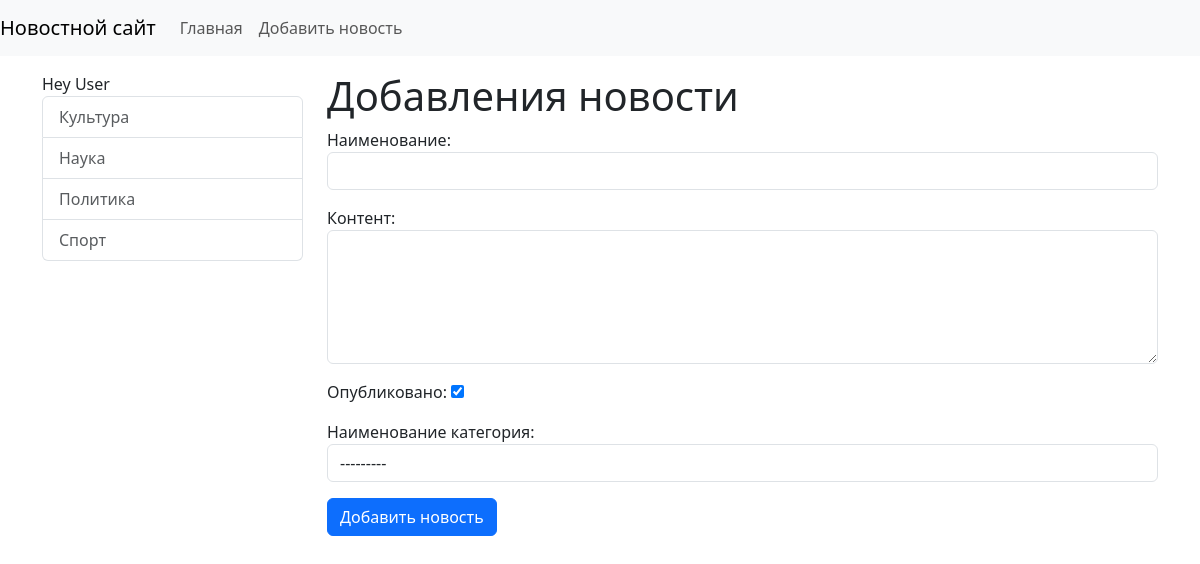
The app's page /news/add-news/ with its own data.
### news/models.py (models this page shows)
class Category(models.Model):
    title = models.CharField(max_length=150, db_index=True, verbose_name='Наименование категории')
    def get_absolute_url(self):
        return reverse('category', kwargs={'category_id': self.pk})
    def __str__(self):
        return self.title
    class Meta:
        verbose_name = 'Категория'
        verbose_name_plural = 'Категории'
        ordering = ['title']

### news/views.py (the view)
# urls.py: path('news/add-news/', CreateNews.as_view(), name='add_news'),
class CreateNews(CreateView):
    form_class = NewsForm
    template_name = 'news/add_news.html'
    success_url = reverse_lazy('home')

### news/forms.py (shortened to what this page needs)
class NewsForm(forms.ModelForm):
    class Meta:
        model = News
        fields = ['title', 'content', 'is_published', 'category']
        widgets = {
            'title': forms.TextInput(attrs={'class': 'form-control'}),
            'content': forms.Textarea(attrs={'class': 'form-control', 'rows': 5}),
            'category': forms.Select(attrs={'class': 'form-control'}),
        }

### news/templatetags/news_tags.py (called while the page is built)
@register.inclusion_tag('news/list_categories.html')
def show_categories(arg1='Hello', arg2='World'):
    categories = Category.objects.all()
    return {"categories": categories, "arg1": arg1, "arg2": arg2}

### news/templates/news/add_news.html (shortened to what this page needs)
{% extends 'base.html' %}
{% block sidebar %}
{% include 'inc/_sidebar.html' %}
{% endblock %}
  {% block content %}
<h1>Добавления новости</h1>
<form action="{% url 'add_news' %}" method="post">
    {{ form.as_p }}
    <button type="submit" class="btn btn-primary btn-block">Добавить новость</button>
</form>
{% endblock %}

### news/templates/news/list_categories.html
<div class="list-group">
    {{ arg1 }} {{ arg2 }}
    {% for item in categories %}
        <a href="{{ item.get_absolute_url }}" class="list-group-item list-group-item-action">{{ item.title }}</a>
    {% endfor %}
</div>

### DjangoProject/static/css/style.css (style rules this page uses)
body { background-color: white; }

### records on screen
Category: title "Культура"
Category: title "Наука"
Category: title "Политика"
Category: title "Спорт"

### other values on screen
{{ arg1 }} "Hey"
{{ arg2 }} "User"
